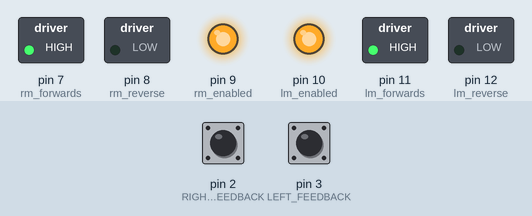
Simulated run of this sketch. Board: Arduino Uno, built with avr-gcc and run on an emulated ATmega328P. Shown: switched loads named in the sketch (green lamp = pin HIGH), output pins drawn as LEDs (lit = HIGH). The inputs (shaded band) are chosen by the test bench; at power-on: pin 2 (RIGHT_FEEDBACK) LOW, pin 3 (LEFT_FEEDBACK) LOW. What the sketch prints to the serial monitor is not drawn.

Above: at 1.2 s.
1.3 s: pin 2 (RIGHT_FEEDBACK) pulled HIGH for 0.15 s
3.4 s: pin 3 (LEFT_FEEDBACK) pulsed HIGH 2 times (0.12 s each, 0.3 s apart)
7.0 s: pin 2 (RIGHT_FEEDBACK) pulsed HIGH 2 times (0.12 s each, 0.3 s apart)
Timing chart, 0 to 10.0 s (numbered marks = the images above; inputs shaded):
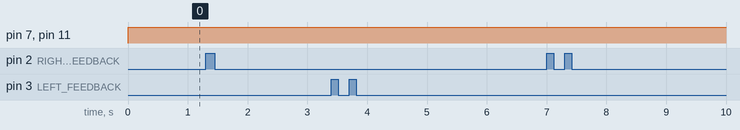

The sketch:

beans.ino
```cpp
int rm_enabled = 9;//ENB
int lm_enabled = 10;//ENA
int rm_reverse = 8; //IN3
int lm_forwards = 11;//IN2
int rm_forwards = 7; //IN4
int lm_reverse = 12; //IN1

const int RIGHT_FEEDBACK = 2;
const int LEFT_FEEDBACK = 3;

volatile int leftcounter = 0;
volatile int rightcounter = 0;

int l_speed = 255;
int r_speed = 255;


void setup() {
  Serial.begin(115200);

  pinMode(rm_enabled, OUTPUT);
  pinMode(lm_enabled, OUTPUT);

  pinMode(rm_reverse, OUTPUT);
  pinMode(lm_forwards, OUTPUT);

  pinMode(rm_forwards, OUTPUT);
  pinMode(lm_reverse, OUTPUT);

  attachInterrupt(digitalPinToInterrupt(LEFT_FEEDBACK), LeftMotorISR, RISING);
  attachInterrupt(digitalPinToInterrupt(RIGHT_FEEDBACK), RightMotorISR, RISING);

  enabled(true);


}

void forward(bool input) { //fowards on/off
  if (input == true){
   digitalWrite(lm_forwards, HIGH);
   digitalWrite(rm_forwards, HIGH);
  }else{
  digitalWrite(lm_forwards, LOW);
  digitalWrite(rm_forwards, LOW);
  }
}

void enabled(bool input) { //enables both motors at high or low
  if (input == true){
   digitalWrite(lm_enabled, HIGH);
   digitalWrite(rm_enabled, HIGH);
  }else{
  digitalWrite(lm_enabled, LOW);
  digitalWrite(rm_enabled, LOW);
  }
}

void set_speed(int l_speed, int r_speed){
  analogWrite(lm_enabled, l_speed);
  analogWrite(rm_enabled, r_speed);
}

void straightLine(){
  forward(true);
  int middle_difference = 100;
  int difference = leftcounter-rightcounter; //defines the difference

  if (difference > 15){
    l_speed = l_speed - 1;//pow(2, (difference/10));
  }else if (difference < -15){
    r_speed = r_speed - 1;//pow(2, (((-1)*difference)/10));
 }
}

void go() {  //the logic for the given problem/story
  enabled(true);
  forward(true);

   if(leftcounter > rightcounter) { // Turning right, so turn left
      if (l_speed > 160){
        l_speed--;
        set_speed(l_speed, r_speed); // Turn Left
      } else if (r_speed < 255){
        r_speed++;
        set_speed(l_speed, r_speed); // Turn Left
      } else {
        l_speed--;
        set_speed(l_speed, r_speed); // Turn Left
      }
     digitalWrite(LED_BUILTIN, HIGH);
   } else if (rightcounter > leftcounter) { // Turning Left, so turn right
    if (r_speed > 160){
      r_speed--;
      set_speed(l_speed, r_speed); // Turn Right
    } else if (l_speed < 255){
      l_speed++;
      set_speed(l_speed, r_speed); // Turn Right
    } else {
      r_speed--;
      set_speed(l_speed, r_speed); // Turn Right
    }
     digitalWrite(LED_BUILTIN, HIGH);
  } else {
    digitalWrite(LED_BUILTIN, LOW);
  }

}

void debugCounters() //outputs the numbers stored under each counter
{
  Serial.print("Left ctr: ");
  Serial.print(leftcounter);

  Serial.print(" - Right ctr: ");
  Serial.println(rightcounter);
}

void turn(int D,int l_speed,int r_speed){
  analogWrite(rm_enabled, r_speed);
  analogWrite(lm_enabled, l_speed);
  forward(true);
  delay(D);
  enabled(true);

}

void loop() {
  debugCounters();

  go();

  double avg = (rightcounter + leftcounter) / 2.0D;

  if(avg >= 720) // 360 = 1m (ish)
  {
    Serial.println("Stopped");
    forward(false);
    exit(0);
  }

}

void LeftMotorISR() {
  leftcounter++;
}

void RightMotorISR(){
  rightcounter++;
}
```
